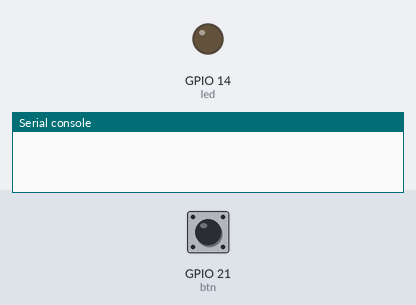
Recording of a program running on a simulated ESP32 board running MicroPython. Shown: output pins drawn as LEDs (lit = HIGH), the last lines printed to the serial console. The inputs (shaded band) are chosen by the test bench; at power-on: GPIO 21 (btn) HIGH.

Above: at 1.2 s.
1.3 s: GPIO 21 (btn) pulled LOW for 0.15 s
2.9 s: GPIO 21 (btn) pulled LOW for 1 s
At 3.7 s:
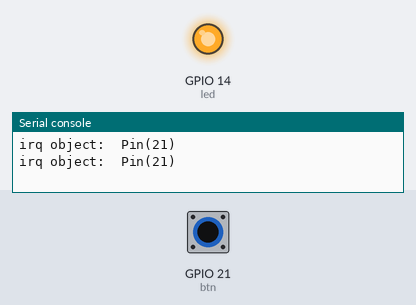
5.4 s: GPIO 21 (btn) pulled LOW for 3.2 s
At 6.8 s:
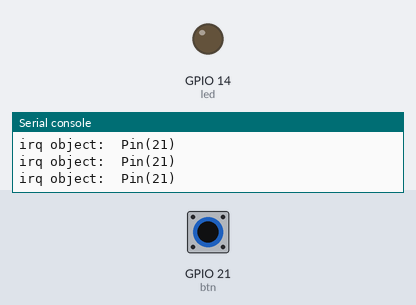
Timing chart, 0 to 8.4 s (numbered marks = the images above; inputs shaded):
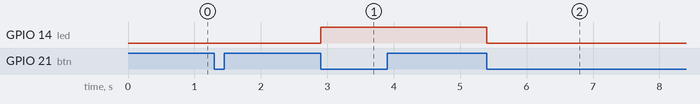

The program:

ch006_gpio_button_irq.py
```python
from machine import Pin

LED_PIN = 14
BTN_PIN = 21
led = Pin(LED_PIN, Pin.OUT)
btn = Pin(BTN_PIN, Pin.IN, Pin.PULL_UP)

# 示例1
# def irq_btn_click(pin):
    # print("irq object: ", pin)


# 示例2
flag = 0

def irq_btn_click(pin):
    print("irq object: ", pin)
    global flag
    led.value(flag)
    flag = not flag

btn.irq(irq_btn_click, Pin.IRQ_FALLING)
```

Measured:
- after the input at 2.9 s, GPIO 14 (led): LOW → HIGH at once
- after the input at 5.4 s, GPIO 14 (led): HIGH → LOW at once
